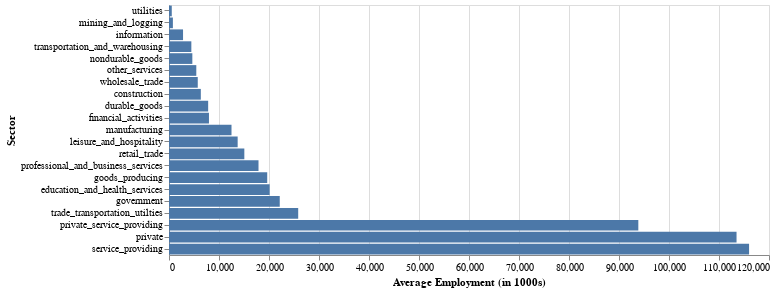

Write notebook code for a chart like this one.
### Markdown cell above
### Long-form vs Wide-form
Sometimes you might need your data in a different format. Altair works best with long-form data, whereas our employment dataset is in wide-form. More information about the distinction can be found [here](https://altair-viz.github.io/user_guide/data.html?highlight=wide#long-form-vs-wide-form-data), but I convert it to long-form for you in the code cell below. You can use this as an example if you ever need to convert your data in the future.

### Code cell
# Convert emp_df from wide-form to long-form
emp_lf = emp_df.melt("month", var_name="sector", value_name="employment")

# Create bar chart for average employment in each sector, disregarding nonfarm columns
_data = emp_lf[~emp_lf['sector'].isin(["nonfarm", "nonfarm_change"])] # Drop nonfarm rows
alt.Chart(_data).mark_bar().encode(
    x=alt.X("mean(employment):Q", title="Average Employment (in 1000s)"),
    y=alt.Y("sector:N", sort='x', title="Sector"),
).properties(width=600, height=250)

### Figure 1 — Vega-Lite specification as saved in the notebook (floating-point values rounded to 4 significant figures; data arrays with more than 128 entries replaced by an {"elided": "..."} marker saying what was removed)
{"config": {"view": {"continuousWidth": 400, "continuousHeight": 300}}, "data": {"name": "data-fae3d6ba5bee2ebec0140300be4bdcde"}, "mark": "bar", "encoding": {"x": {"type": "quantitative", "aggregate": "mean", "field": "employment", "title": "Average Employment (in 1000s)"}, "y": {"type": "nominal", "field": "sector", "sort": "x", "title": "Sector"}}, "height": 250, "width": 600, "$schema": "https://vega.github.io/schema/vega-lite/v4.8.1.json", "datasets": {"data-fae3d6ba5bee2ebec0140300be4bdcde": {"elided": "2520 records"}}}
